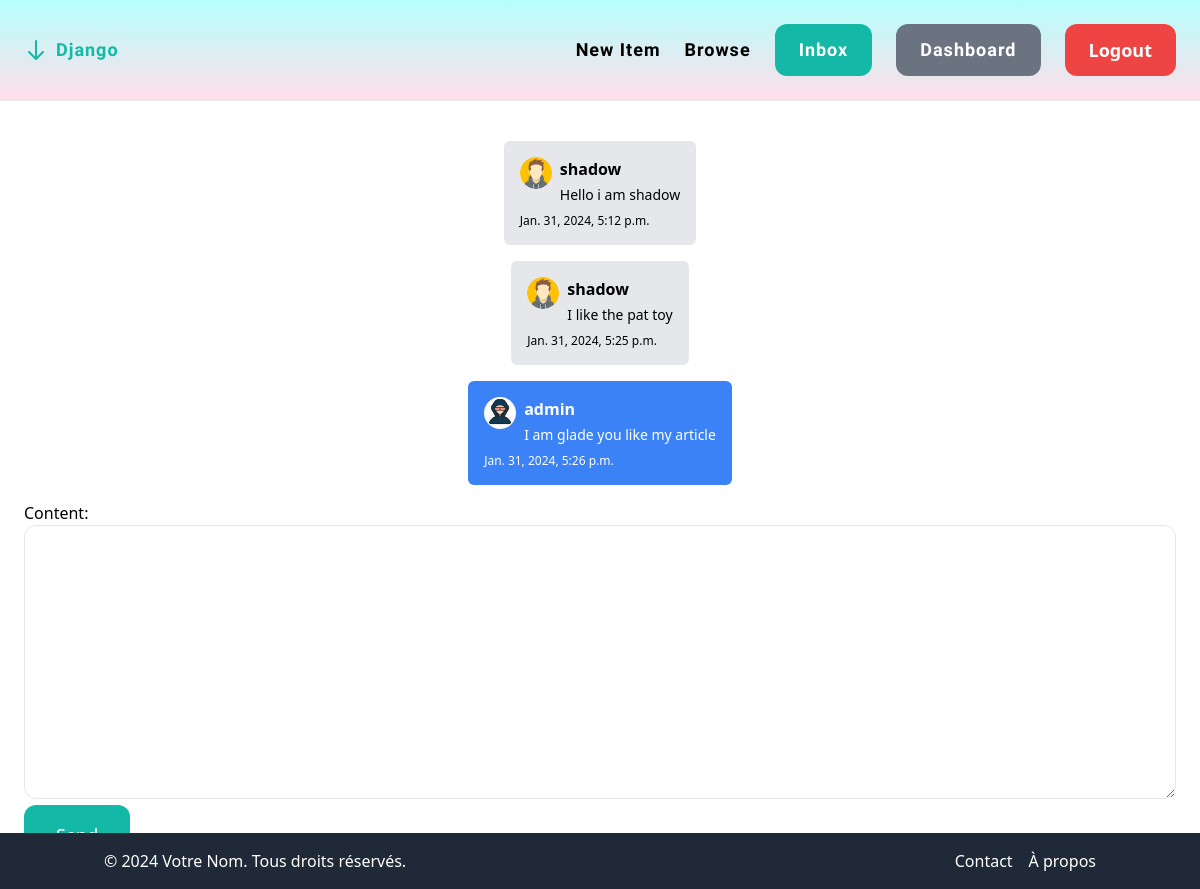
/inbox/9/ (signed in), run on an earlier commit of the app's database.
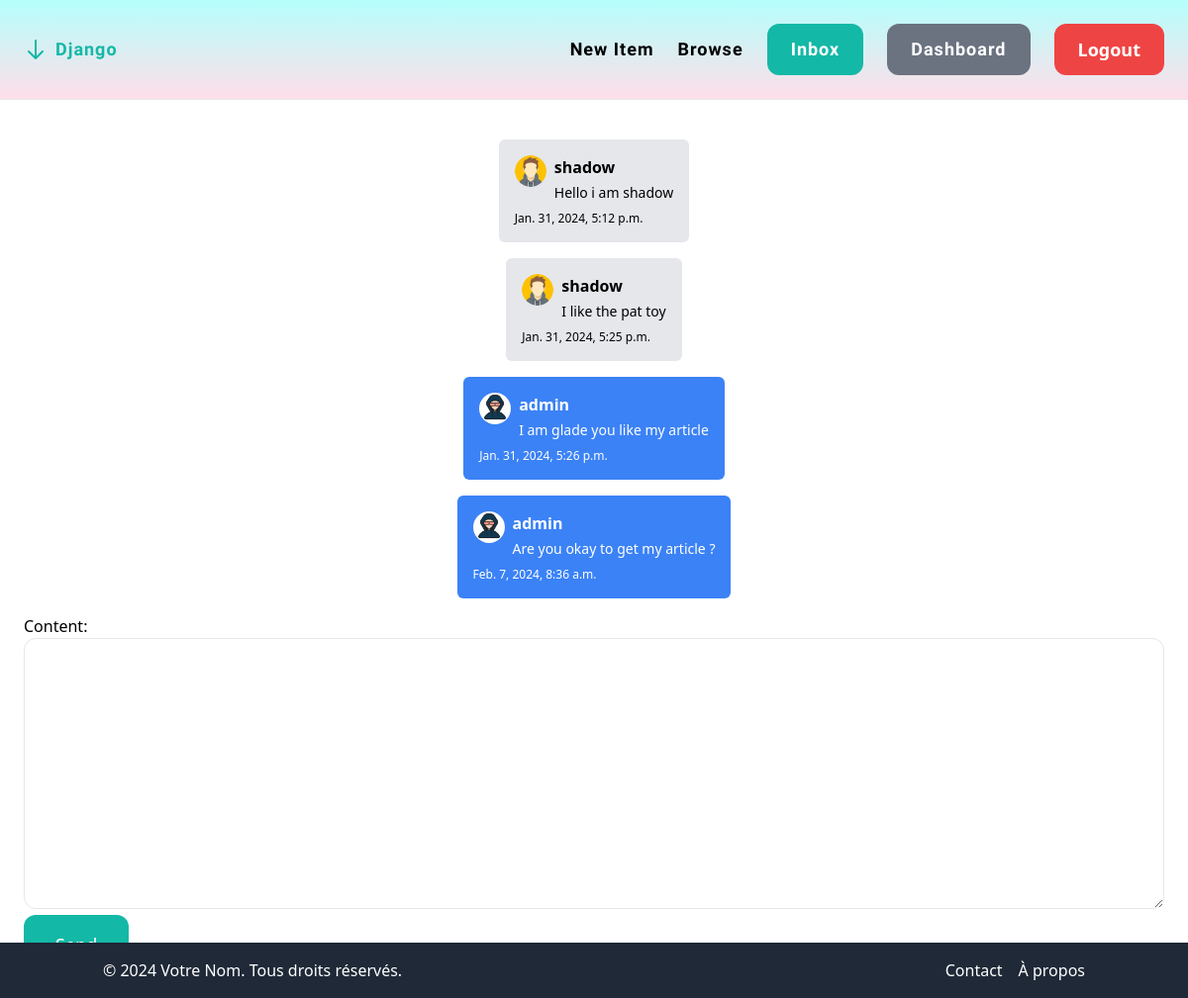
And on a later commit of the database.
### conversation/models.py (models this page shows)
class ConversationMessage(models.Model):
    conversation = models.ForeignKey(Conversation, related_name='messages',on_delete=models.CASCADE)
    content = models.TextField()
    created_at = models.DateTimeField(auto_now_add=True)
    created_by = models.ForeignKey(User, related_name='created_messages', on_delete=models.CASCADE)

### conversation/views.py (the view)
# urls.py: path('<int:pk>/', views.detail, name='detail'),
@login_required
def detail(request,pk):
     conversation = Conversation.objects.filter(members__in=[request.user.id]).get(pk=pk)
     if request.method ==  'POST':
         form = ConversationMessageForm(request.POST)
         if form.is_valid():
             conversation_message = form.save(commit=False)
             conversation_message.conversation = conversation
             conversation_message.created_by = request.user
             conversation_message.save()
             conversation.save()
             return redirect('conversation:detail', pk=pk)
     else:
        form = ConversationMessageForm()
        return render(request,'conversation/detail.html',{
        'conversation': conversation,
        'form' :form
    })

### conversation/forms.py
class ConversationMessageForm(forms.ModelForm):
    class Meta:
        model = ConversationMessage
        fields = ('content',)
        widgets = {
            'content': forms.Textarea(attrs={
                'class': 'w-full py-4 px-6 rounded-xl border'
            })
        }

### conversation/templates/conversation/detail.html (shortened to what this page needs)
{% extends "core/base.html" %}
{% block content %}
{% load static %}
<div class="container mx-auto my-4">
    <div class="flex flex-col space-y-4">
        {% for message in conversation.messages.all %}
            <div class="max-w-md mx-auto rounded-md p-4
                {% if message.created_by == request.user %}
                    bg-blue-500 text-white self-end
                {% else %}
                    bg-gray-200
                {% endif %}">
                <div class="flex items-start">
                    {% if message.created_by != request.user %}
                        <div class="mr-2">
                            <img src="{% static 'images/avatar.webp' %}" alt="Sender Avatar" class="w-8 h-8 rounded-full">
                        </div>
                    {% else %}
                        <div class="mr-2">
                            <img src="{% static 'images/avatar.jpg' %}" alt="Receiver Avatar" class="w-8 h-8 rounded-full">
                        </div>
                    {% endif %}
                    <div class="flex flex-col">
                        <div>
                            <h5 class="mb-1 font-semibold">{{ message.created_by.username }}</h5>
                        </div>
                        <p class="text-sm">{{ message.content }}</p>
                    </div>
                </div>
                <p class="mt-2 text-xs text-black-500">{{ message.created_at }}</p>
            </div>
        {% endfor %}
    </div>
</div>
<form method="post" action="">
    {{ form.as_p }}
    <button class="py-4 px-8 text-lg bg-teal-500 hover:bg-teal-700 rounded-xl text-white" type="submit">Send</button>
</form>
{% endblock %}

### core/templates/core/base.html (shortened to what this page needs)
<!DOCTYPE html>
<html lang="en">
    {% load static %}
    <head>
        <script src="https://cdn.tailwindcss.com"></script>
        <link rel="stylesheet" href="{% static 'css/style.css' %}">
    </head>
<body>
    <nav class="py-6 px-6 flex justify-between items-center border-b border-gray-200">
        <a href="/" class="flex items-center text-lg font-bold text-teal-500">
            <svg xmlns="http://www.w3.org/2000/svg" fill="none" viewBox="0 0 24 24" stroke="currentColor" class="w-6 h-6 md:mr-2">
                <path stroke-linecap="round" stroke-linejoin="round" stroke-width="2" d="M19 14l-7 7m0 0l-7-7m7 7V3"></path>
            </svg>
            Django
        </a>
        <div class="hidden md:flex items-center space-x-6">
            <a href="{% url 'item:new' %}" class="text-lg font-semibold hover:text-gray-500">New Item</a>
            <a href="{% url 'item:items' %}" class="text-lg font-semibold hover:text-gray-500">Browse</a>
            {% if user.is_authenticated %}
                <a href="{% url 'conversation:inbox'%}" class="px-6 py-3 text-lg font-semibold bg-teal-500 text-white rounded-xl hover:bg-teal-700">Inbox</a>
                <a href="{% url 'dashboard:index' %}" class="px-6 py-3 text-lg font-semibold bg-gray-500 text-white rounded-xl hover:bg-gray-700">Dashboard</a>
                <form method="post" action="{% url 'core:logout' %}">
                    <button type="submit" class="px-6 py-3 text-lg font-semibold bg-red-500 text-white rounded-xl hover:bg-red-700">Logout</button>
                </form>
            {% else %}
                <a href="{% url 'core:signup' %}" class="px-6 py-3 text-lg font-semibold bg-teal-500 text-white rounded-xl hover:bg-teal-700">Sign up</a>
                <a href="{% url 'core:login' %}" class="px-6 py-3 text-lg font-semibold bg-gray-500 text-white rounded-xl hover:bg-gray-700">Login</a>
            {% endif %}
        </div>
</nav>
    <div class="px-6 py-6" >
        {% block content %}
        {% endblock %}
    </div>
    <footer class="bg-gray-800 text-white py-4 mt-auto">
        <div class="container mx-auto px-4 flex justify-between">
            <p>&copy; 2024 Votre Nom. Tous droits réservés.</p>
            <ul class="flex space-x-4">
                <li><a href="{% url 'core:contact'%}" class="hover:text-gray-300">Contact</a></li>
                <li><a href="/about" class="hover:text-gray-300">À propos</a></li>
            </ul>
        </div>
    </footer>
</body>
</html>

### core/static/css/style.css (style rules this page uses)
body, html { margin: 0; padding: 0; }
nav { background-color: #FFDEE9; background-image: linear-gradient(0deg, #FFDEE9 0%, #B5FFFC 100%); }
nav a { font-family: 'Orbitron', sans-serif; letter-spacing: 1px; transition: color 0.3s ease-in-out; }
footer { width: 100%; background-color: #2d2d2d; color: #ffffff; padding: 1rem; margin-top: 200PX; position: fixed; bottom: 0; width: 100%; }

What changed in the data, as far as the page shows it:
added ConversationMessage: created_by.username "admin", content "Are you okay to get my article ?", created_at "Feb. 7, 2024, 8:36 a.m."
